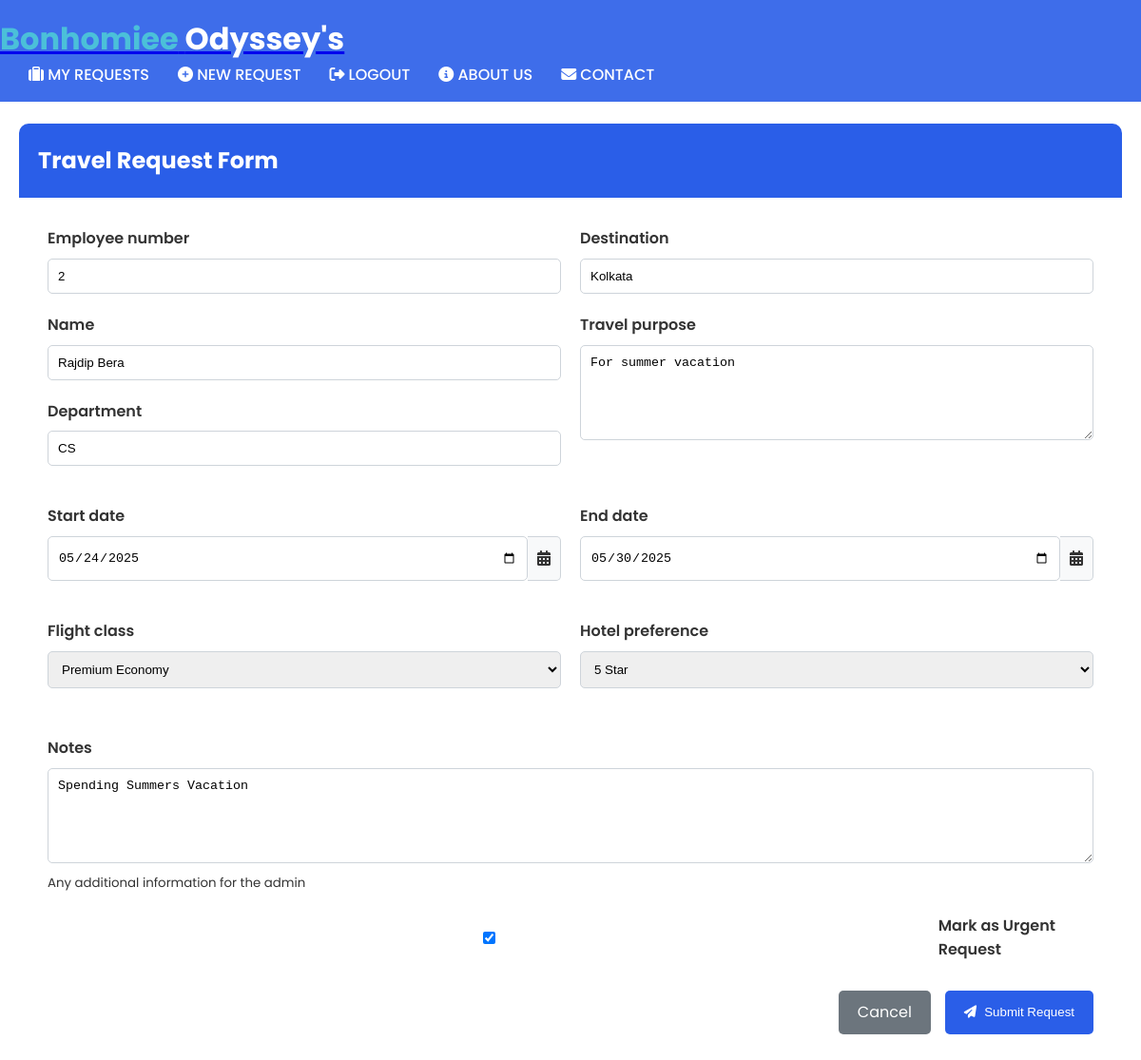
The app's page /requests/2/edit/ (signed in) with its own data.
### travel/models.py (models this page shows, shortened)
class TravelRequest(models.Model):
    FLIGHT_CLASS_CHOICES = [
        ('economy', 'Economy'),
        ('business', 'Business'),
        ('premium', 'Premium Economy'),
    ]
    HOTEL_CHOICES = [
        ('3star', '3 Star'),
        ('4star', '4 Star'),
        ('5star', '5 Star'),
    ]
    STATUS_CHOICES = [
        ('pending', 'Pending'),
        ('approved', 'Approved'),
        ('rejected', 'Rejected'),
    ]
    user = models.ForeignKey(User, on_delete=models.CASCADE)  # This is the critical field
    employee_number = models.CharField(max_length=50)
    name = models.CharField(max_length=100)
    department = models.CharField(max_length=100)
    destination = models.CharField(max_length=100)
    travel_purpose = models.TextField()
    start_date = models.DateField()
    end_date = models.DateField()
    flight_class = models.CharField(max_length=20, choices=FLIGHT_CLASS_CHOICES)
    hotel_preference = models.CharField(max_length=20, choices=HOTEL_CHOICES)
    notes = models.TextField(blank=True)
    is_urgent = models.BooleanField(default=False)
    status = models.CharField(max_length=20, choices=STATUS_CHOICES, default='pending')
    created_at = models.DateTimeField(auto_now_add=True)
    updated_at = models.DateTimeField(auto_now=True)
    admin_verified = models.BooleanField(default=False)
    verification_notification_sent = models.BooleanField(default=False)

### travel/views.py (the view)
# urls.py: path('requests/<int:pk>/edit/', views.travel_request_update, name='travel_request_update'),
@login_required
def travel_request_update(request, pk):
    travel_request = get_object_or_404(TravelRequest, pk=pk, user=request.user)
    if request.method == 'POST':
        form = TravelRequestForm(request.POST, instance=travel_request)
        if form.is_valid():
            form.save()
            messages.success(request, 'Request updated successfully!')
            return redirect('travel:travel_request_detail', pk=travel_request.pk)
    else:
        form = TravelRequestForm(instance=travel_request)
    return render(request, 'travel/travel_request_form.html', {'form': form})

### travel/forms.py (shortened to what this page needs)
class TravelRequestForm(forms.ModelForm):
    class Meta:
        model = TravelRequest
        fields = '__all__'
        exclude = ['user', 'status', 'created_at', 'updated_at', 'admin_verified', 'verification_notification_sent']
        widgets = {
            'start_date': forms.DateInput(attrs={'type': 'date'}),
            'end_date': forms.DateInput(attrs={'type': 'date'}),
            'travel_purpose': forms.Textarea(attrs={'rows': 3}),
            'notes': forms.Textarea(attrs={'rows': 3}),
        }

### travel/templates/travel/travel_request_form.html (shortened to what this page needs)
{% extends 'travel/navbar.html' %}
{% load static %}
{% block content %}
<div class="container" style="padding-top: 30px;">
    <div class="card shadow" style="border-radius: 10px; overflow: hidden;">
        <div class="card-header" style="background-color: #2a5ee8; color: white;">
            <h2 style="margin: 0;">Travel Request Form</h2>
        </div>
        <div class="card-body" style="padding: 30px;">
            <form method="post" id="travelForm" enctype="multipart/form-data">
                <div style="display: grid; grid-template-columns: 1fr 1fr; gap: 20px; margin-bottom: 20px;">
                    <div>
                        <div style="margin-bottom: 20px;">
                            <label style="display: block; font-weight: 600; margin-bottom: 8px;">{{ form.employee_number.label }}</label>
                            {{ form.employee_number }}
                        </div>
                        <div style="margin-bottom: 20px;">
                            <label style="display: block; font-weight: 600; margin-bottom: 8px;">{{ form.name.label }}</label>
                            {{ form.name }}
                        </div>
                        <div style="margin-bottom: 20px;">
                            <label style="display: block; font-weight: 600; margin-bottom: 8px;">{{ form.department.label }}</label>
                            {{ form.department }}
                        </div>
                    </div>
                    <div>
                        <div style="margin-bottom: 20px;">
                            <label style="display: block; font-weight: 600; margin-bottom: 8px;">{{ form.destination.label }}</label>
                            {{ form.destination }}
                        </div>
                        <div style="margin-bottom: 20px;">
                            <label style="display: block; font-weight: 600; margin-bottom: 8px;">{{ form.travel_purpose.label }}</label>
                            {{ form.travel_purpose }}
                        </div>
                    </div>
                </div>
                <div style="display: grid; grid-template-columns: 1fr 1fr; gap: 20px; margin-bottom: 20px;">
                    <div>
                        <div style="margin-bottom: 20px;">
                            <label style="display: block; font-weight: 600; margin-bottom: 8px;">{{ form.start_date.label }}</label>
                            <div style="display: flex;">
                                {{ form.start_date }}
                                <span style="background: #f8f9fa; border: 1px solid #ced4da; border-left: none; padding: 10px; border-radius: 0 5px 5px 0;">
                                    <i class="fas fa-calendar-alt"></i>
                                </span>
                            </div>
                        </div>
                    </div>
                    <div>
                        <div style="margin-bottom: 20px;">
                            <label style="display: block; font-weight: 600; margin-bottom: 8px;">{{ form.end_date.label }}</label>
                            <div style="display: flex;">
                                {{ form.end_date }}
                                <span style="background: #f8f9fa; border: 1px solid #ced4da; border-left: none; padding: 10px; border-radius: 0 5px 5px 0;">
                                    <i class="fas fa-calendar-alt"></i>
                                </span>
                            </div>
                        </div>
                    </div>
                </div>
                <div style="display: grid; grid-template-columns: 1fr 1fr; gap: 20px; margin-bottom: 30px;">
                    <div>
                        <div style="margin-bottom: 20px;">
                            <label style="display: block; font-weight: 600; margin-bottom: 8px;">{{ form.flight_class.label }}</label>
                            {{ form.flight_class }}
                        </div>
                    </div>
                    <div>
                        <div style="margin-bottom: 20px;">
                            <label style="display: block; font-weight: 600; margin-bottom: 8px;">{{ form.hotel_preference.label }}</label>
                            {{ form.hotel_preference }}
                        </div>
                    </div>
                </div>
                <div style="margin-bottom: 20px;">
                    <label style="display: block; font-weight: 600; margin-bottom: 8px;">{{ form.notes.label }}</label>
                    {{ form.notes }}
                    <small class="text-muted">Any additional information for the admin</small>
                </div>
                <div style="margin-bottom: 20px;">
                    <div style="display: flex; align-items: center;">
                        {{ form.is_urgent }}
                        <label style="margin-left: 8px; font-weight: 600;" for="{{ form.is_urgent.id_for_label }}">Mark as Urgent Request</label>
                    </div>
                </div>
                <div style="display: flex; justify-content: flex-end; gap: 15px; margin-top: 30px;">
                    <a href="{% url 'travel:travel_request_list' %}" class="btn-cancel">
                        Cancel
                    </a>
                    <button type="submit" class="btn-submit">
                        <i class="fas fa-paper-plane" style="margin-right: 8px;"></i> Submit Request
                    </button>
                </div>
            </form>
        </div>
    </div>
</div>
<link rel="stylesheet" href="https://cdnjs.cloudflare.com/ajax/libs/font-awesome/6.4.0/css/all.min.css">
<link rel="stylesheet" href="https://cdn.jsdelivr.net/npm/flatpickr/dist/flatpickr.min.css">
{% endblock %}

### travel/templates/travel/navbar.html (style rules this page uses)
:root { --primary-color: #2a5ee8; --secondary-color: #1a3a8f; --accent-color: #4bc0d9; --light-color: #f8f9fa; --dark-color: #212529; --success-color: #28a745; }
* { margin: 0; padding: 0; box-sizing: border-box; }
body { font-family: 'Poppins', sans-serif; line-height: 1.6; color: #333; background-color: #fff; }
.container, .cntr { width: 100%; max-width: 1200px; margin: 0 auto; padding: 0 20px; }

### travel/templates/travel/travel_request_form.html (style rules this page uses)
input, select, textarea { width: 100%; padding: 10px; border: 1px solid #ced4da; border-radius: 5px; transition: all 0.3s; }
textarea { min-height: 100px; resize: vertical; }
.card { margin-top: 20px; border: none; }
.card-header { padding: 20px; }
.btn-cancel { padding: 10px 20px; background: #6c757d; color: white; border-radius: 5px; text-decoration: none; display: inline-flex; align-items: center; transition: all 0.3s; }
.btn-submit { padding: 10px 20px; background: #2a5ee8; color: white; border: none; border-radius: 5px; cursor: pointer; display: inline-flex; align-items: center; transition: all 0.3s; }

### records on screen
TravelRequest: employee_number "2", name "Rajdip Bera", department "CS", destination "Kolkata", travel_purpose "For summer vacation", start_date "05/24/2025", end_date "05/30/2025", flight_class "Premium Economy", hotel_preference "5 Star", notes "Spending Summers Vacation", is_urgent "☑"
